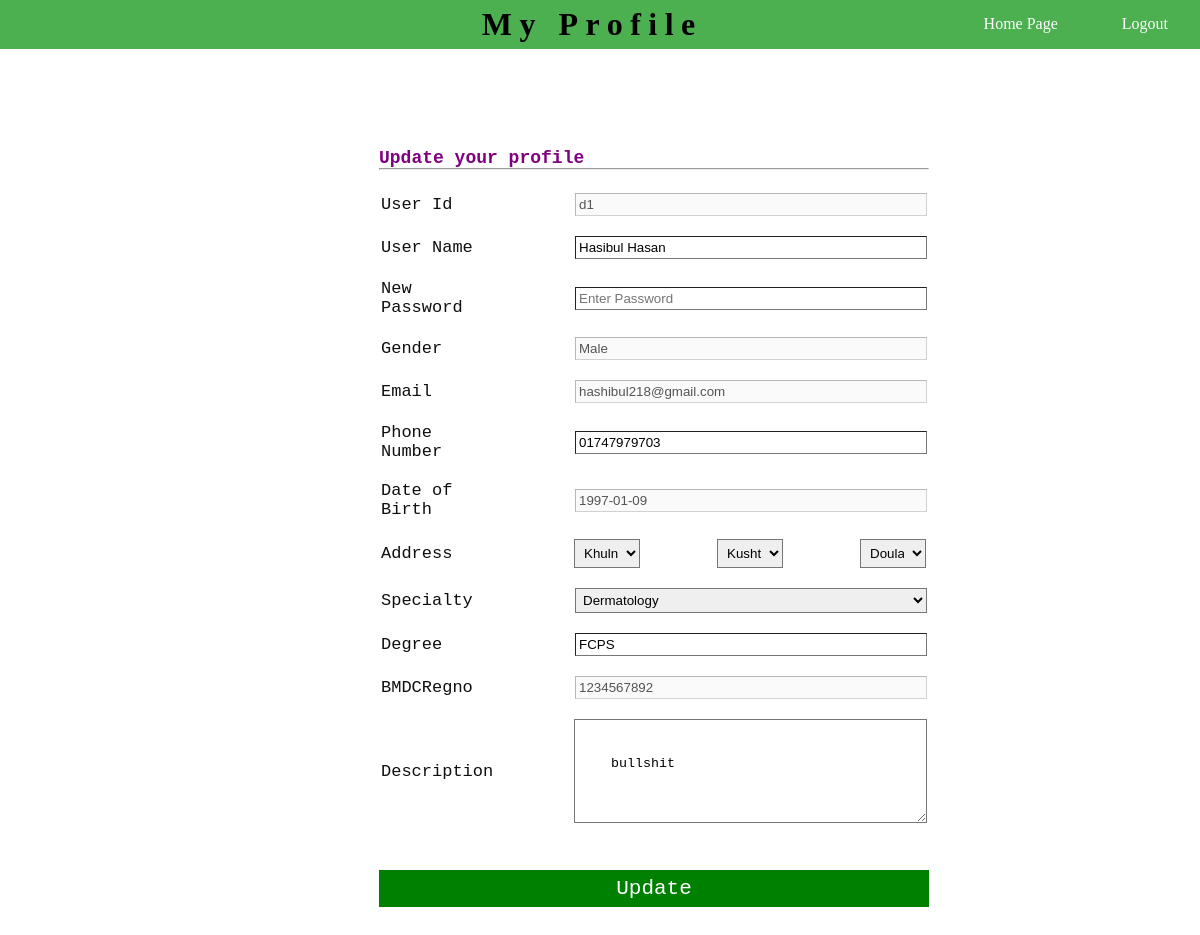
/view/DoctorProfile.php (signed in), run on the app's committed database.
### tables this page shows
CREATE TABLE `doctors` (
  `id` int(100) NOT NULL,
  `userid` varchar(100) NOT NULL,
  `username` varchar(100) NOT NULL,
  `gender` varchar(7) NOT NULL,
  `email` varchar(100) NOT NULL,
  `phonenumber` varchar(11) NOT NULL,
  `dob` varchar(20) NOT NULL,
  `divission` varchar(50) NOT NULL,
  `district` varchar(50) NOT NULL,
  `thana` varchar(50) NOT NULL,
  `specialty` varchar(50) NOT NULL,
  `degree` varchar(100) NOT NULL,
  `bmdcregno` varchar(20) NOT NULL,
  `description` varchar(100) DEFAULT NULL
);

### model/db_connect.php (called while the page is built, shortened)
<?php
	$servername="localhost";
	$username="root";
	$password="";
	$databasename="digitalhospital";
	function getdata ($query)
	{
		global $servername;
		global $username;
		global $password;
		global $databasename;
		$data=array();
		$conn=mysqli_connect($servername,$username,$password,$databasename);
		$result=mysqli_query($conn,$query);
		if (mysqli_num_rows($result)>0) {
			while ($rows=mysqli_fetch_assoc($result)) {
				$entity=array();
				foreach ($rows as $key => $value) {
					$entity[$key]=$rows[$key];
				}
				$data[]=$entity;
			}
		}
		return $data;
	}
?>

### control/DoctorsControls.php (called while the page is built, shortened)
<?php
	include '../model/db_connect.php';
function doctorsdata($uid)
{
	$dquery="SELECT * FROM doctors WHERE userid='$uid'";
	$dresults=getdata($dquery);
	return $dresults;
}
?>

### view/DoctorProfile.php (the view, shortened to what this page needs)
<?php
	include '../control/DoctorsControls.php';
	$doctors=doctorsdata($_SESSION['did']);
	foreach ($doctors as $doctor) {
		$uid=$doctor["userid"];
		$uname=$doctor["username"];
		$gender=$doctor["gender"];
		$email=$doctor["email"];
		$number=$doctor["phonenumber"];
		$dob=$doctor["dob"];
		$divission=$doctor["divission"];
		$district=$doctor["district"];
		$thana=$doctor["thana"];
		$specialty=$doctor['specialty'];
		$degree=$doctor['degree'];
		$bmdcregno=$doctor['bmdcregno'];
		$description=$doctor['description'];
	}
?>
<html>
	<head>
		<link rel="stylesheet"type="text/css"href="CSS/doctorcss.css">
		<link rel="stylesheet"type="text/css"href="CSS/doctorform.css">
	</head>
	<button class="button"onclick="window.location='../control/LogoutControl.php'">Logout</button>
	<button type="button"name="home"class="button"onclick="window.location='DoctorHomePage.php'">Home Page</button>
	<body>
		<div class="div1">
			<h2>My Profile</h2>
		</div>
		<div class="dregister">
			<h4>Update your profile</h4><hr><br>
			<form method="post" action="../control/DoctorsControls.php?uid=<?php echo $uid ?>"id="dregister">
				<table>
					<tr>
						<td>
							<label>User Id</label><br><br>
						</td>
						<td>
							<input type="text" name="uid"placeholder="Enter User id"id="field" value="<?php echo $uid ?>"disabled>
							<br><br>
						</td>
					</tr>
					<tr>
						<td>
							<label>User Name</label><br><br>
						</td>
						<td>
							<input type="text" name="uname"placeholder="Enter User name"id="field" value="<?php echo $uname ?>"required>
							<br><br>
						</td>
					</tr>
					<tr>
						<td>
							<label>New Password</label><br><br>
						</td>
						<td>
							<input type="password" name="pass"placeholder="Enter Password" id="field" value=""required>
							<br><br>
						</td>
					</tr>
					<tr>
						<td>
							<label>Gender</label><br><br>
						</td>
						<td>
							<input type="text"name="gender"value="<?php echo $gender?>" id="field"disabled>
							<br><br>
						</td>
					</tr>
					<tr>
						<td>
							<label>Email</label><br><br>
						</td>
						<td>
							<input type="text" name="email" id="field"value="<?php echo $email?>"disabled>
							<br><br>
						</td>
					</tr>
					<tr>
						<td>
							<label>Phone Number</label><br><br>
						</td>
						<td>
							<input type="text" name="number" id="field"value="<?php echo $number?>"required>
							<br><br>
					</tr>
					<tr>
						<td>
							<label>Date of Birth</label><br><br>
						</td>
						<td>
							<input type="text" name="dob" value="<?php echo $dob ?>"id="field" disabled>
							<br><br>
						</td>
					</tr>
					<tr>
						<td>
							<label>Address</label><br><br>
						</td>
						<td>
							<select name="divission" id="divission" class="address" onchange="divid()" required>
								<option selected value="<?php echo $divission ?>"><?php echo $divission ?></option>
							</select>
							<select name="district" id="district" class="address" onchange="disid()" required>
								<option selected value="<?php echo $district ?>"><?php echo $district ?></option>
							</select>
							<select name="thana" id="thana" class="address" required>
								<option selected value="<?php echo $thana ?>"><?php echo $thana ?></option>
							</select>
							<br><br>
						</td>
					</tr>
					<tr>
						<td>
							<label>Specialty</label><br><br>
						</td>
						<td>
							<select name="specialty"id="field"required>
								<option selected value="<?php echo $specialty?>"><?php echo $specialty?></option>
							</select>
							<br><br>
						</td>
					</tr>
					<tr>
						<td>
							<label>Degree</label><br><br>
						</td>
						<td>
							<input type="text" name="degree" id="field"value="<?php echo $degree?>"required>
							<br><br>
						</td>
					</tr>
					<tr>
						<td>
							<label>BMDCRegno</label><br><br>
						</td>
						<td>
							<input type="text" name="bmdcregno"placeholder="10 digits"id="field"value="<?php echo $bmdcregno?>"disabled>
							<br><br>
						</td>
					</tr>
					<tr>
						<td>
							<label>Description</label><br><br>
						</td>
						<td>
							<textarea name="description" id="description" maxlength="200" required><?php echo $description?></textarea>
							<br><br>
						</td>
					</tr>
				</table>
				<button name="update"class="submit">Update</button>
			</form>
		</div>
	</body>
</html>

### view/CSS/doctorcss.css (style rules this page uses)
* { margin:0px; padding:0px; }
.div1 { background-color: #4CAF50; padding: 6px; text-align:center; }
h2 { letter-spacing: 7.5px; font-family: inherit; font-size: 32px; margin-left: 227px; }
.button { float: right; padding: 10px; background-color: #4CAF50; border: none; cursor: pointer; color: white; font-family: inherit; font-size: 20px; }

### view/CSS/doctorform.css (style rules this page uses)
* { margin:0; padding:0; }
h4 { font-family: monospace; color: purple; }
.dregister { margin: 0px 0px 0px 280px; width: 550px; color: black; font-size: 18px; padding: 99px; border-radius: 10px; }
#dregister { margin-left: 0px; }
label { color: #100f0f; font-size: 17px; font-family: monospace; }
#field { width: 352px; padding: 3px; border-radius: 0px; margin-left: 74px; border-width: 1px; }
.address { width: 66px; padding: 5px; border-radius: 0px; margin-left: 73px; cursor: pointer; }
#description { padding: 36px; width: 353px; border-radius: 0px; margin-left: 73px; }
.dregister .submit { padding: 7px; width: 550px; color: white; font-family: monospace; font-size: 21px; margin-top: 27px; cursor: pointer; background-color:green; border: none; }
.button { background-color: #4CAF50; border: none; color: white; padding: 15px 32px; text-align: center; text-decoration: none; display: inline-block; font-size: 16px; cursor: pointer; float:right; font-family: inherit; }

### data on the page
doctors: uid "d1", uname "Hasibul Hasan", dob "1997-01-09", divission "Khulna", district "Kushtia", thana "Doulatpur", specialty "Dermatology", description "bullshit"
